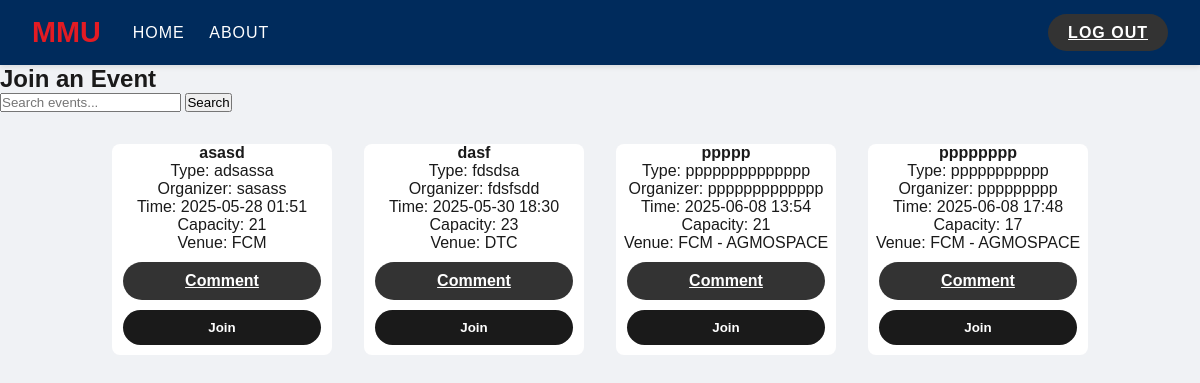
/join (signed in), run on the app's committed database.
### model.py (models this page shows)
class Event(db.Model):
    __tablename__ = 'events'
    id = db.Column(db.Integer, primary_key=True)
    name = db.Column(db.String(200), nullable=False)
    event_type = db.Column(db.String(100), nullable=False)
    organizer = db.Column(db.String(100), nullable=False)
    event_time = db.Column(db.DateTime, nullable=False)
    maximum_capacity = db.Column(db.Integer, nullable=False)
    venue_code = db.Column(db.Integer, nullable=True)
    cancelled = db.Column(db.Boolean, default=False)
    created_at = db.Column(db.DateTime, default=datetime.utcnow)
    bg_gradient = db.Column(db.String(200))
    created_by = db.Column(db.Integer, db.ForeignKey('users.id', ondelete='CASCADE'), nullable=False)
    building_id = db.Column(db.Integer, db.ForeignKey('mmu_buildings.id', ondelete='SET NULL'), nullable=True)
    room_id = db.Column(db.Integer, db.ForeignKey('rooms.room_id', ondelete='SET NULL'), nullable=True)
    creator = db.relationship('User', back_populates='created_events')
    building_info = db.relationship('MMUBuilding', back_populates='events')
    room_info = db.relationship('Room', back_populates='events')
    participants = db.relationship('User', secondary=event_participants, back_populates='joined_events')
    notifications = db.relationship('Notification', back_populates='event', cascade='all, delete-orphan', passive_deletes=True)
    comments = db.relationship('Comment', back_populates='event', cascade='all, delete-orphan', passive_deletes=True)

class MMUBuilding(db.Model):
    __tablename__ = 'mmu_buildings'
    id = db.Column(db.Integer, primary_key=True)
    building_name = db.Column(db.String(100), nullable=False)
    rooms = db.relationship('Room', back_populates='building', cascade='all, delete-orphan', passive_deletes=True)
    events = db.relationship('Event', back_populates='building_info', cascade='all, delete-orphan', passive_deletes=True)

class Room(db.Model):
    __tablename__ = 'rooms'
    room_id = db.Column(db.Integer, primary_key=True)
    room_name = db.Column(db.String(100), nullable=False)
    building_id = db.Column(db.Integer, db.ForeignKey('mmu_buildings.id', ondelete='CASCADE'), nullable=False)
    building = db.relationship('MMUBuilding', back_populates='rooms')
    events = db.relationship('Event', back_populates='room_info', cascade='all, delete-orphan', passive_deletes=True)

### app.py (the view)
@app.route("/join", methods=['GET', 'POST'])
@login_required
def join():
    search_query = request.args.get('search', '').lower()
    if search_query:
        other_events = Event.query.filter(
            Event.created_by != current_user.id,
            db.or_(
                Event.name.ilike(f'%{search_query}%'),
                Event.event_type.ilike(f'%{search_query}%'),
                Event.organizer.ilike(f'%{search_query}%')
            )
        ).all()
    else:
        other_events = Event.query.filter(Event.created_by != current_user.id).all()
    return render_template("join.html", other_events=other_events)

### app.py (called while the page is built)
@login_manager.user_loader
def load_user(user_id):
    return User.query.get(int(user_id))

### templates/join.html (shortened to what this page needs)
<!DOCTYPE html>
<html lang="en">
<head>
  <link rel="stylesheet" href="{{ url_for('static', filename='style.css') }}">
</head>
<body>
  <div class="navbar">
    <div class="navbar-left">
      <div class="navbar-logo">MMU</div>
      <div class="navbar-links">
        <a href="{{ url_for('home') }}">Home</a>
        <a href="{{ url_for('about') }}">About</a>
      </div>
    </div>
    <div class="navbar-right">
      <a href="{{ url_for('logout') }}" class="logout-btn">LOG OUT</a>
    </div>
  </div>
<h2>Join an Event</h2>
<form method="GET" action="{{ url_for('join') }}" class="search-form">
  <input type="text" name="search" placeholder="Search events..." value="{{ request.args.get('search', '') }}">
  <button type="submit">Search</button>
</form>
<section class="event-section">
  {% for event in other_events %}
    <div class="event-card">
      <div><strong>{{ event.name }}</strong></div>
      <div>Type: {{ event.event_type }}</div>
      <div>Organizer: {{ event.organizer }}</div>
      <div>Time: {{ event.event_time.strftime('%Y-%m-%d %H:%M') }}</div>
      <div>Capacity: {{ event.maximum_capacity }}</div>
      <div>
        Venue:
        {% if event.building_info %}
          {{ event.building_info.building_name }}
          {% if event.room_info %}
            - {{ event.room_info.room_name }}
          {% endif %}
        {% else %}
          Location not set
        {% endif %}
      </div>
      <a href="{{ url_for('comment', event_id=event.id) }}" class="event-btn">Comment</a>
      <button class="event-btn dark">Join</button>
    </div>
  {% else %}
    <p>No events found.</p>
  {% endfor %}
</section>

### static/style.css (style rules this page uses)
* { margin: 0; padding: 0; box-sizing: border-box; font-family: 'Arial', sans-serif; }
body { background-color: #f0f2f5; color: #1a1a1a; min-height: 100vh; overflow-x: hidden; scroll-behavior: smooth; }
.navbar { display: flex; justify-content: space-between; align-items: center; background-color: #002b5c; color: white; padding: 1rem 2rem; box-shadow: 0 2px 5px rgba(0, 0, 0, 0.1); }
.navbar-left { display: flex; align-items: center; }
.navbar-logo { font-size: 1.8rem; font-weight: bold; margin-right: 2rem; color: #e31b23; }
.navbar-links a { color: white; text-decoration: none; margin-right: 20px; font-weight: 500; text-transform: uppercase; letter-spacing: 1px; transition: color 0.3s ease; }
.logout-btn { background-color: #333; color: white; padding: 10px 20px; border: none; border-radius: 25px; font-weight: bold; text-transform: uppercase; letter-spacing: 1px; cursor: pointer; transition: background-color 0.3s ease, transform 0.3s ease; }
.event-section { display: flex; justify-content: center; gap: 2rem; flex-wrap: wrap; padding: 2rem; }
.event-card { background: #fff; border-radius: 8px; width: 220px; text-align: center; }
.event-btn { display: block; width: 90%; margin: 10px auto; padding: 10px; border-radius: 20px; background-color: #333; color: white; border: none; font-weight: bold; cursor: pointer; }
.event-btn.dark { background-color: #1a1a1a; }

### data on the page
Event: name "asasd", event_type "adsassa", organizer "sasass", event_time "2025-05-28 01:51", maximum_capacity "21", building_info.building_name "FCM"
Event: name "dasf", event_type "fdsdsa", organizer "fdsfsdd", event_time "2025-05-30 18:30", maximum_capacity "23", building_info.building_name "DTC"
Event: name "ppppp", event_type "pppppppppppppp", organizer "ppppppppppppp", event_time "2025-06-08 13:54", maximum_capacity "21", building_info.building_name "FCM", room_info.room_name "AGMOSPACE"
Event: name "pppppppp", event_type "ppppppppppp", organizer "ppppppppp", event_time "2025-06-08 17:48", maximum_capacity "17", building_info.building_name "FCM", room_info.room_name "AGMOSPACE"
